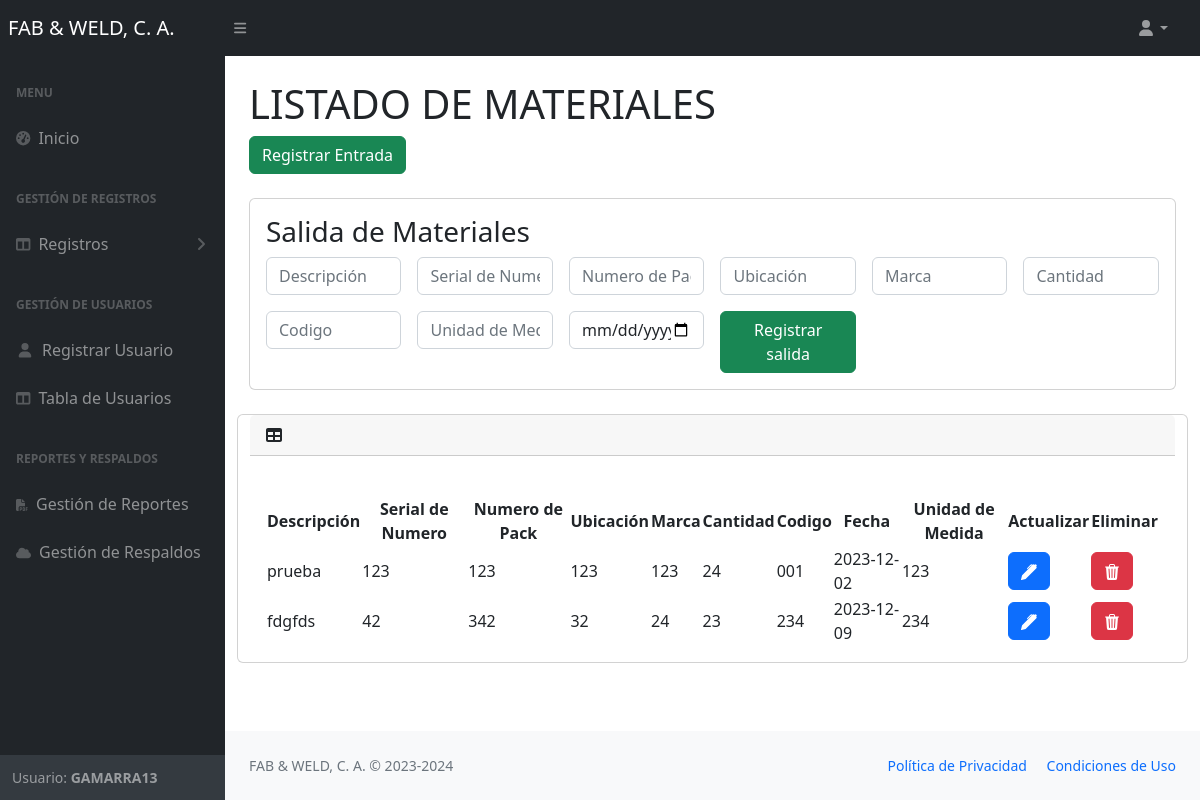
Screenshot of /views/materiales.php (signed in) with the database file from the repository.
### tables this page shows
CREATE TABLE `users` (
  `id` int NOT NULL,
  `username` varchar(100) DEFAULT NULL,
  `email` varchar(100) NOT NULL,
  `passwordd` varchar(255) DEFAULT NULL,
  `estatus` varchar(50) NOT NULL,
  `role_id` int DEFAULT NULL
);

CREATE TABLE `materiales` (
  `id` int NOT NULL,
  `descripcion` varchar(255) DEFAULT NULL,
  `serial_number` varchar(255) DEFAULT NULL,
  `numero_de_pack` int DEFAULT NULL,
  `ubicacion` varchar(255) DEFAULT NULL,
  `marca` varchar(255) DEFAULT NULL,
  `cantidad` int DEFAULT NULL,
  `codigo` varchar(255) DEFAULT NULL,
  `fecha` date DEFAULT NULL,
  `unidad_de_medida` varchar(255) DEFAULT NULL
);

### views/materiales.php (the view, shortened to what this page needs)
    <?php require'nav.php';?>
    <div id="layoutSidenav_content">
                <main>
                    <div class="container-fluid px-4">
                        <h1 class="mt-4">LISTADO DE MATERIALES</h1>
                        <ol class="breadcrumb mb-4">
                         <a href="registrar1.php" class="btn btn-success" >Registrar Entrada</a>
           </ol>
           <div class="card">
  <div class="card-body">
  <h3>Salida de Materiales</h3>
  <form action="../php/salida_materiales.php" method="POST">
           <div class="row g-3">
  <div class="col-sm-2">
    <input type="text" class="form-control" placeholder="Descripción" name="descripcion" required>
  </div>
  <div class="col-sm-2">
    <input type="text" class="form-control" placeholder="Serial de Numero" name="serial_number" required>
  </div>
  <div class="col-sm-2">
    <input type="text" class="form-control" placeholder="Numero de Pack" name="numero_de_pack" required>
  </div>
  <div class="col-sm-2">
    <input type="text" class="form-control" placeholder="Ubicación" name="ubicacion" required>
  </div>
  <div class="col-sm-2">
    <input type="text" class="form-control" placeholder="Marca" name="marca" required>
  </div>
  <div class="col-sm-2">
    <input type="number" class="form-control" placeholder="Cantidad" min="1" name="cantidad" required>
  </div>
  <div class="col-sm-2">
    <input type="number" class="form-control" placeholder="Codigo" name="codigo"  required>
  </div>
  <div class="col-sm-2">
    <input type="text" class="form-control" placeholder="Unidad de Medida" name="unidad_de_medida"  required>
  </div>
  <div class="col-sm-2">
    <input type="date" class="form-control" name="fecha"   required>
  </div>
  <div class="col-sm-2">
  <button class="btn btn-success" type="submit">Registrar salida</button>
  </div>
</div>
</form>
  </div>
</div>
             <br>
                        <div class="row">
                        <div class="card mb-4">
                            <div class="card-header">
                                <i class="fas fa-table me-1"></i>
                            </div>
                            <div class="card-body">
                                <table id="datatablesSimple" >
                                <thead>
                                        <tr>
                                        <th style="text-align: center;">Descripción</th>
                                            <th style="text-align: center;">Serial de Numero</th>
                                            <th style="text-align: center;">Numero de Pack</th>
                                            <th style="text-align: center;">Ubicación</th>
                                            <th style="text-align: center;">Marca</th>
                                            <th style="text-align: center;">Cantidad</th>
                                            <th style="text-align: center;">Codigo</th>
                                            <th style="text-align: center;">Fecha</th>
                                            <th style="text-align: center;">Unidad de Medida</th>
                                              <th >Actualizar</th>
                                            <th >Eliminar</th>
                                        </tr>
                                    </thead>
                                    <tbody >
                                        <?php
                                        require"../php/conexion.php";
$queto= "SELECT * FROM materiales";
$result= mysqli_query($conexion, $queto);
while($fila = mysqli_fetch_array($result)){
    echo "<tr>";
    echo "<td>". $fila['descripcion']. "</td>";
        echo "<td>". $fila['serial_number']. "</td>";
    echo "<td>". $fila['numero_de_pack']. "</td>";
    echo "<td>". $fila['ubicacion']. "</td>";
    echo "<td>". $fila['marca']. "</td>";
    echo "<td>". $fila['cantidad']. "</td>";
  echo "<td>". $fila['codigo']. "</td>";
    echo "<td>". $fila['fecha']. "</td>";
    echo "<td>". $fila['unidad_de_medida']. "</td>";
      echo "<td><a href='actualizar_material.php?id=".$fila['id']."' class='btn btn-primary btn-raised btn-xs'><svg xmlns='http://www.w3.org/2000/svg' width='16' height='16' fill='currentColor' class='bi bi-pen-fill' viewBox='0 0 16 16'>
      <path d='m13.498.795.149-.149a1.207 1.207 0 1 1 1.707 1.708l-.149.148a1.5 1.5 0 0 1-.059 2.059L4.854 14.854a.5.5 0 0 1-.233.131l-4 1a.5.5 0 0 1-.606-.606l1-4a.5.5 0 0 1 .131-.232l9.642-9.642a.5.5 0 0 0-.642.056L6.854 4.854a.5.5 0 1 1-.708-.708L9.44.854A1.5 1.5 0 0 1 11.5.796a1.5 1.5 0 0 1 1.998-.001z'/>
    </svg></a></td>";
      echo "<td><a  class='btn btn-danger btn-raised btn-xs' href='../php/eliminar_materiales.php?id=".$fila['id']."'>
      <svg xmlns='http://www.w3.org/2000/svg' width='16' height='16' fill='currentColor' class='bi bi-trash3-fill' viewBox='0 0 16 16'>
      <path d='M11 1.5v1h3.5a.5.5 0 0 1 0 1h-.538l-.853 10.66A2 2 0 0 1 11.115 16h-6.23a2 2 0 0 1-1.994-1.84L2.038 3.5H1.5a.5.5 0 0 1 0-1H5v-1A1.5 1.5 0 0 1 6.5 0h3A1.5 1.5 0 0 1 11 1.5Zm-5 0v1h4v-1a.5.5 0 0 0-.5-.5h-3a.5.5 0 0 0-.5.5ZM4.5 5.029l.5 8.5a.5.5 0 1 0 .998-.06l-.5-8.5a.5.5 0 1 0-.998.06Zm6.53-.528a.5.5 0 0 0-.528.47l-.5 8.5a.5.5 0 0 0 .998.058l.5-8.5a.5.5 0 0 0-.47-.528ZM8 4.5a.5.5 0 0 0-.5.5v8.5a.5.5 0 0 0 1 0V5a.5.5 0 0 0-.5-.5Z'/>
    </svg></td>";
    echo "</tr>";
}
?>
          </tbody>
                                </table>
                            </div>
                        </div>
                    </div>
                </main>
    <?php require'footer.php';?>

### views/nav.php (shortened to what this page needs)
<?php
require"../php/conexion.php";
$id = $_SESSION["id"];
$rol1=2;
$estatus='estatus';
$consulta = "SELECT * FROM users WHERE id = '$id'  OR $rol1='role_id' AND $estatus='estatus'";
$result = mysqli_query($conexion, $consulta);
$row= $result->fetch_assoc();
if (mysqli_num_rows($result) == 0) {
    echo"<script>
    alert('Por favor debe de iniciar sesión');
    window.location.href='../index.php';
</script>";
    session_destroy();
      mysqli_close($conexion);
}if (!$result=mysqli_query($conexion, $consulta)) {
	echo("Error description:".mysqli_error($conexion));
}
    ?>
<!DOCTYPE html>
<html lang="en">
    <head>
        <link href="https://cdn.jsdelivr.net/npm/simple-datatables@7.1.2/dist/style.min.css" rel="stylesheet" />
        <link href="../css/styles.css" rel="stylesheet" />
    </head>
    <body class="sb-nav-fixed">
        <nav class="sb-topnav navbar navbar-expand navbar-dark bg-dark">
            <a class="navbar-brand ps-2" href="home.php">FAB & WELD, C. A.</a>
            <button class="btn btn-link btn-sm order-1 order-lg-0 me-4 me-lg-0" id="sidebarToggle" href="#!"><i class="fas fa-bars"></i></button>
            <ul class="navbar-nav ms-auto ms-md-0 me-3 me-lg-4">
                <li class="nav-item dropdown">
                    <a class="nav-link dropdown-toggle" id="navbarDropdown" href="#" role="button" data-bs-toggle="dropdown" aria-expanded="false"><i class="fas fa-user fa-fw"></i></a>
                </li>
            </ul>
        </nav>
        <div id="layoutSidenav">
            <div id="layoutSidenav_nav">
                <nav class="sb-sidenav accordion sb-sidenav-dark" id="sidenavAccordion">
                    <div class="sb-sidenav-menu">
                        <div class="nav">
                            <div class="sb-sidenav-menu-heading">Menu</div>
                            <a class="nav-link" href="home.php">
                                <div class="sb-nav-link-icon"><i class="fas fa-tachometer-alt"></i></div>
                                Inicio
                            </a>
                            <div class="sb-sidenav-menu-heading">Gestión de Registros</div>
                            <a class="nav-link collapsed" href="#" data-bs-toggle="collapse" data-bs-target="#collapseLayouts" aria-expanded="false" aria-controls="collapseLayouts">
                                <div class="sb-nav-link-icon"><i class="fas fa-columns"></i></div>
                                Registros
                                <div class="sb-sidenav-collapse-arrow"><i class="fas fa-angle-down"></i></div>
                            </a>
                            <div class="sb-sidenav-menu-heading">Gestión de Usuarios</div>
                            <a class="nav-link" href="nuevo_user.php">
                                <div class="sb-nav-link-icon"><i class="fas fa-user fa-fw"></i></div>
                               Registrar Usuario
                            </a>
                            <a class="nav-link" href="usuarios.php">
                                <div class="sb-nav-link-icon"><i class="fas fa-columns"></i></div>
                               Tabla de  Usuarios
                            </a>
                            <div class="sb-sidenav-menu-heading">Reportes y Respaldos</div>
                            <a class="nav-link" href="reportes.php">
                                <div class="sb-nav-link-icon"><i class='fas fa-file-pdf' style='font-size:12px'></i></div>
                               Gestión de Reportes
                            </a>
                            <a class="nav-link" href="backups.php">
                                <div class="sb-nav-link-icon"><i class='fas fa-cloud' style='font-size:12px'></i></div>
                              Gestión de Respaldos
                            </a>
                        </div>
                    </div>
                    <div class="sb-sidenav-footer">
                        <div class="small">Usuario: <b style="text-transform: uppercase"><?php echo $row['username'] ?></b></div>
                    </div>
                </nav>
            </div>

### rows the page displays
users: username "GAMARRA13"
materiales: descripcion "prueba", serial_number "123", numero_de_pack "123", ubicacion "123", marca "123", cantidad "24", codigo "001", fecha "2023-12-02", unidad_de_medida "123"
materiales: descripcion "fdgfds", serial_number "42", numero_de_pack "342", ubicacion "32", marca "24", cantidad "23", codigo "234", fecha "2023-12-09", unidad_de_medida "234"
